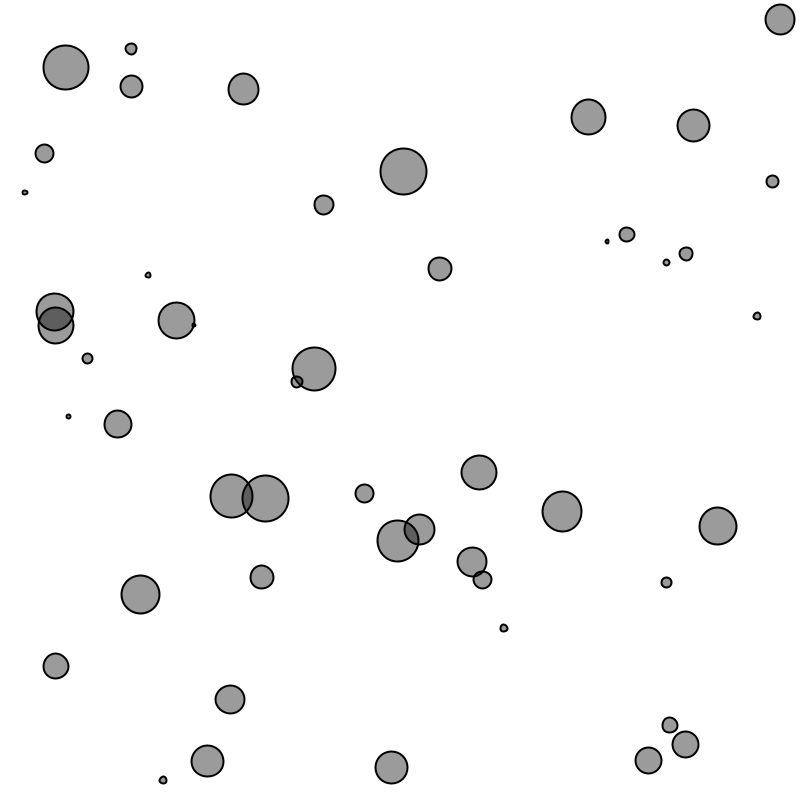
Frame 1 (no input)
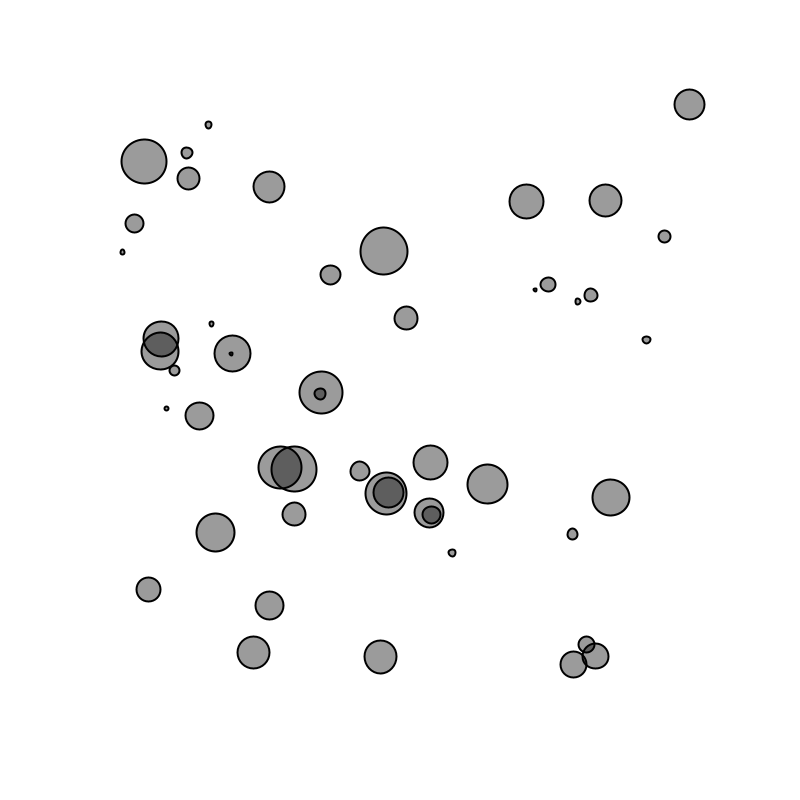
Frame 60 (the mouse pressed at the canvas centre just before this capture)
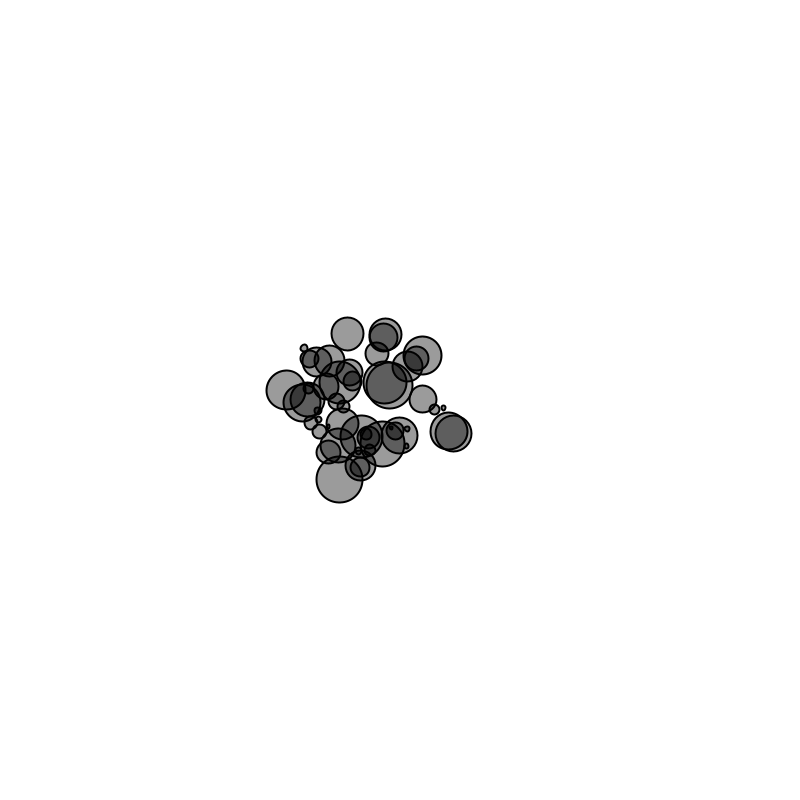
Frame 120 (the mouse held since frame 60 and released just before this capture)

The Processing sketch that drew these frames (run headless with seeded random() and noise(); from frame 60 on, the mouse is pressed at the canvas centre):

// Processing sketch: common_attraction
// ── common_attraction.pde
// The Nature of Code
// Daniel Shiffman
// http://natureofcode.com

Mover[] movers = new Mover[50];

float g = 1;

void setup() {
  size(800,800);
  for (int i = 0; i < movers.length; i++) {
    movers[i] = new Mover(random(0.1,2),random(width),random(height)); 
  }
}

void draw() {
  background(255);


  for (int i = 0; i < movers.length; i++) {
    for (int j = 0; j < movers.length; j++) {
      if (i != j) {
        PVector force = movers[j].attract(movers[i]);
        movers[i].applyForce(force);
      }
    }

    movers[i].update();
    movers[i].checkEdges();
    movers[i].display();
  }

}
// ── Mover.pde
// The Nature of Code
// Daniel Shiffman
// http://natureofcode.com

class Mover {

  PVector location;
  PVector velocity;
  PVector acceleration;
  float mass;

  Mover(float m, float x, float y) {
    mass = m;
    location = new PVector(x, y);
    velocity = new PVector(0, 0);
    acceleration = new PVector(0, 0);
  }

  void applyForce(PVector force) {
    PVector f = PVector.div(force, mass);
    acceleration.add(f);
  }

  void update() {
    velocity.add(acceleration);
    location.add(velocity);
    acceleration.mult(0);
  }
  
  void checkEdges(){
    if (location.x>width-20){location.x=20;}
    else if (location.x<20){location.x=width-20;}
    else if (location.y>height-20){location.y=20;}
    else if (location.y<20){location.y=height-20;}
    
  
  }

  void display() {
    stroke(0);
    strokeWeight(2);
    fill(0, 100);
    ellipse(location.x, location.y, mass*24, mass*24);
  }

  PVector attract(Mover m) {
    PVector force = PVector.sub(location, m.location);             // Calculate direction of force
    float distance = force.mag();                                 // Distance between objects
    distance = constrain(distance, 5.0, 25.0);                             // Limiting the distance to eliminate "extreme" results for very close or very far objects
    force.normalize();                                            // Normalize vector (distance doesn't matter here, we just want this vector for direction

    float strength = (g * mass * m.mass) / (distance * distance); // Calculate gravitional force magnitude
    force.mult(strength);                                         // Get force vector --> magnitude * direction
    return force;
  }


}
